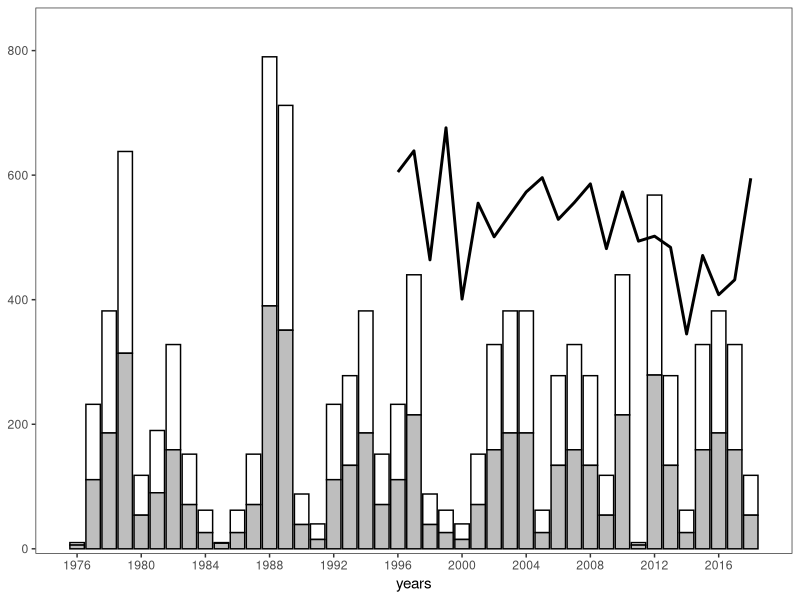

R code for this plot:
df <- NULL

# year data
df$years <- 1976:2018

# TAC data
df$TAC <- round(rnorm(length(1976:2018), mean = 10, sd=5), 0)^2

# landings(?) data
df$landings <- abs(df$TAC - 10)

# switch from a list to a dataframe
df <- as.data.frame(df)

# melt the dataframe so that it's in long format (TAC and landings in one column, but labelled by type in another column)
df <- reshape2::melt(df, id.vars = "years")

# here's the line to overplot on the data. It gets lined up with the data in a new column of the dataframe.
df$otherline <- c(rep(NA, 20), round(rnorm(n=23, mean=500, sd=100), 0)) # length is 43, but it gets repeated twice since we're in long format

require(ggplot2)

ggplot() + geom_bar(data=df, aes(years, value, fill=variable), colour="black", stat="identity") + # plots the bars
  theme_bw() + theme(panel.grid=element_blank()) + # white background, no gridlines
  geom_line(data=df, aes(years, otherline), lwd=1) + # adds the overlay line
  scale_fill_manual(values=c("white", "grey"), guide=F) + # sets the colours of the bars, and hides the legend. Replace this line with the # lines at the end if you want to keep the legend...  
  ylab(NULL) + # no y label please, or maybe you want ylab("Tonnes") or something?
  scale_y_continuous(expand = expand_scale(mult = c(0.01,0.1))) + # 
  scale_x_continuous(breaks=seq(1976,2018,4)) #+
  #scale_fill_manual(values=c("white", "grey"), labels=c("A", "B"), name="Type") +
  #theme(legend.position=c(0.9, 0.2)) # play with the location if you want it inside the plotting panel
                     